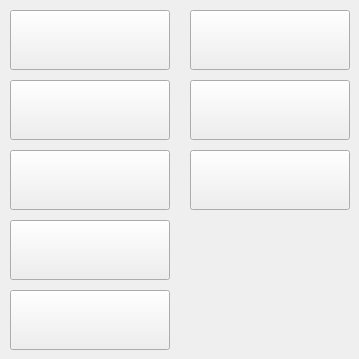
   <widget class="QWidget" name="tab_S_bis_Z">
    <attribute name="title">
     <string>Websides von S bis Z</string>
    </attribute>
    <widget class="QPushButton" name="Btn_WTFPass">
     <property name="geometry">
      <rect>
       <x>10</x>
       <y>10</y>
       <width>160</width>
       <height>60</height>
      </rect>
     </property>
     <property name="sizePolicy">
      <sizepolicy hsizetype="Minimum" vsizetype="Fixed">
       <horstretch>0</horstretch>
       <verstretch>0</verstretch>
      </sizepolicy>
     </property>
     <property name="font">
      <font>
       <pointsize>18</pointsize>
      </font>
     </property>
     <property name="whatsThis">
      <string>WTFPass</string>
     </property>
     <property name="styleSheet">
      <string notr="true">background-image: url(:/gui/resource_collection_files/Logos/grafics/WTFPass/WTFPass_160x60.png)



</string>
     </property>
     <property name="text">
      <string/>
     </property>
    </widget>
    <widget class="QPushButton" name="Btn_Straplezz">
     <property name="geometry">
      <rect>
       <x>10</x>
       <y>80</y>
       <width>160</width>
       <height>60</height>
      </rect>
     </property>
     <property name="whatsThis">
      <string>Straplezz</string>
     </property>
     <property name="styleSheet">
      <string notr="true">background-image: url(:/gui/resource_collection_files/Logos/grafics/Straplezz/straplezz_160x60.png);</string>
     </property>
     <property name="text">
      <string/>
     </property>
    </widget>
    <widget class="QPushButton" name="Btn_TeamSkeet">
     <property name="geometry">
      <rect>
       <x>190</x>
       <y>10</y>
       <width>160</width>
       <height>60</height>
      </rect>
     </property>
     <property name="font">
      <font>
       <pointsize>18</pointsize>
      </font>
     </property>
     <property name="whatsThis">
      <string>TeamSkeet</string>
     </property>
     <property name="styleSheet">
      <string notr="true">background-image: url(:/gui/resource_collection_files/Logos/grafics/TeamSkeet/TeamSkeet_160x60.jpg);

</string>
     </property>
     <property name="text">
      <string/>
     </property>
    </widget>
    <widget class="QPushButton" name="Btn_TMW">
     <property name="geometry">
      <rect>
       <x>10</x>
       <y>150</y>
       <width>160</width>
       <height>60</height>
      </rect>
     </property>
     <property name="font">
      <font>
       <pointsize>18</pointsize>
      </font>
     </property>
     <property name="whatsThis">
      <string>TMW</string>
     </property>
     <property name="styleSheet">
      <string notr="true">background-image: url(:/gui/resource_collection_files/Logos/grafics/TMW/TMW_160x60.jpg);

</string>
     </property>
     <property name="text">
      <string/>
     </property>
    </widget>
    <widget class="QPushButton" name="Btn_ThatSitcomShow">
     <property name="geometry">
      <rect>
       <x>190</x>
       <y>80</y>
       <width>160</width>
       <height>60</height>
      </rect>
     </property>
     <property name="font">
      <font>
       <pointsize>18</pointsize>
      </font>
     </property>
     <property name="whatsThis">
      <string>ThatSitcomShow</string>
     </property>
     <property name="styleSheet">
      <string notr="true">background-image: url(:/gui/resource_collection_files/Logos/grafics/ThatSitcomShow/ThatSitcomShow_160x60.png);

</string>
     </property>
     <property name="text">
      <string/>
     </property>
    </widget>
    <widget class="QPushButton" name="Btn_SweetSinners">
     <property name="geometry">
      <rect>
       <x>10</x>
       <y>220</y>
       <width>160</width>
       <height>60</height>
      </rect>
     </property>
     <property name="font">
      <font>
       <pointsize>18</pointsize>
      </font>
     </property>
     <property name="whatsThis">
      <string>SweetSinners</string>
     </property>
     <property name="styleSheet">
      <string notr="true">background-image: url(:/gui/resource_collection_files/Logos/grafics/SweetSinners/SweetSinners_160x60.png);
</string>
     </property>
     <property name="text">
      <string/>
     </property>
    </widget>
    <widget class="QPushButton" name="Btn_PureTaboo">
     <property name="geometry">
      <rect>
       <x>10</x>
       <y>290</y>
       <width>160</width>
       <height>60</height>
      </rect>
     </property>
     <property name="font">
      <font>
       <pointsize>18</pointsize>
      </font>
     </property>
     <property name="whatsThis">
      <string>PureTaboo</string>
     </property>
     <property name="styleSheet">
      <string notr="true">background-image: url(:/gui/resource_collection_files/Logos/grafics/PureTaboo/PureTaboo_160x60.png);
</string>
     </property>
     <property name="text">
      <string/>
     </property>
    </widget>
    <widget class="QPushButton" name="Btn_StepSiblings">
     <property name="geometry">
      <rect>
       <x>190</x>
       <y>150</y>
       <width>160</width>
       <height>60</height>
      </rect>
     </property>
     <property name="font">
      <font>
       <pointsize>18</pointsize>
      </font>
     </property>
     <property name="whatsThis">
      <string>StepSiblings</string>
     </property>
     <property name="styleSheet">
      <string notr="true">background-image: url(:/gui/resource_collection_files/Logos/grafics/StepSibling/StepSibling_160x60.png);
</string>
     </property>
     <property name="text">
      <string/>
     </property>
    </widget>
   </widget>
